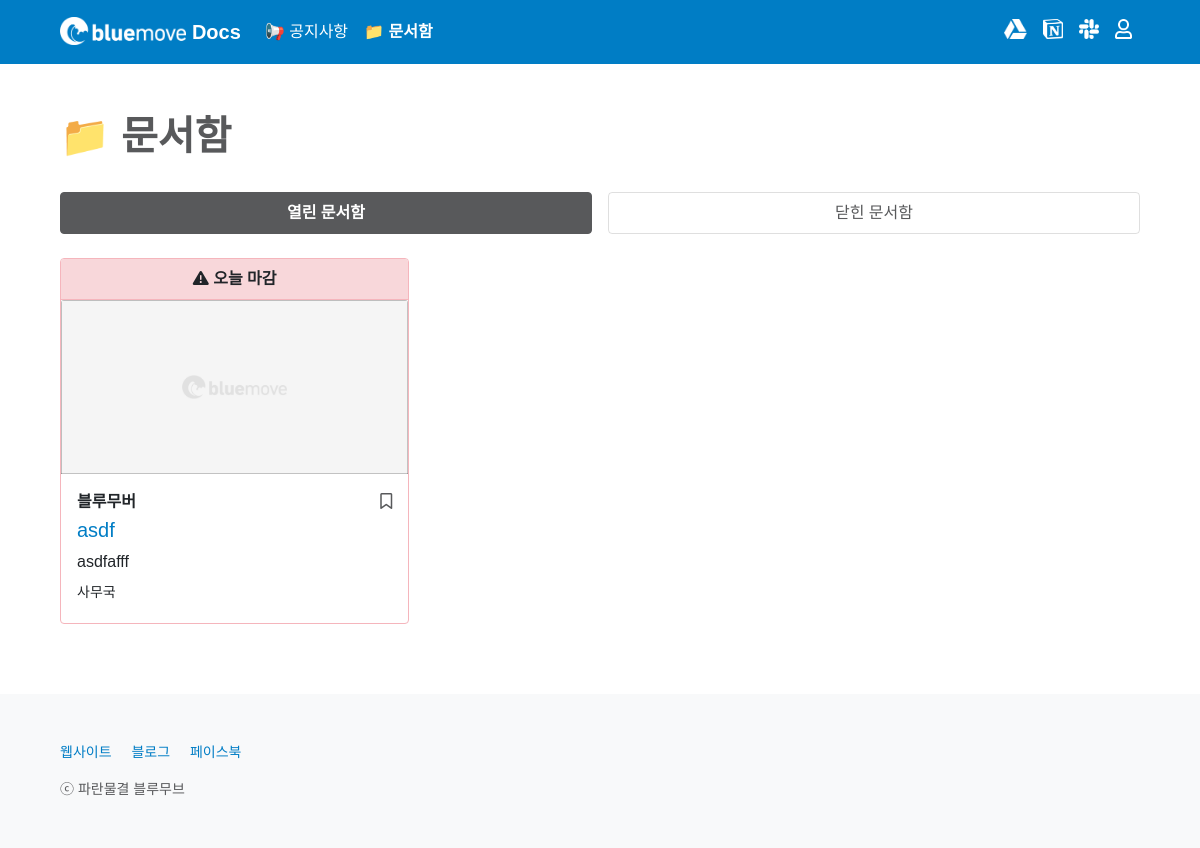
/box/, run on an earlier commit of the app's database.
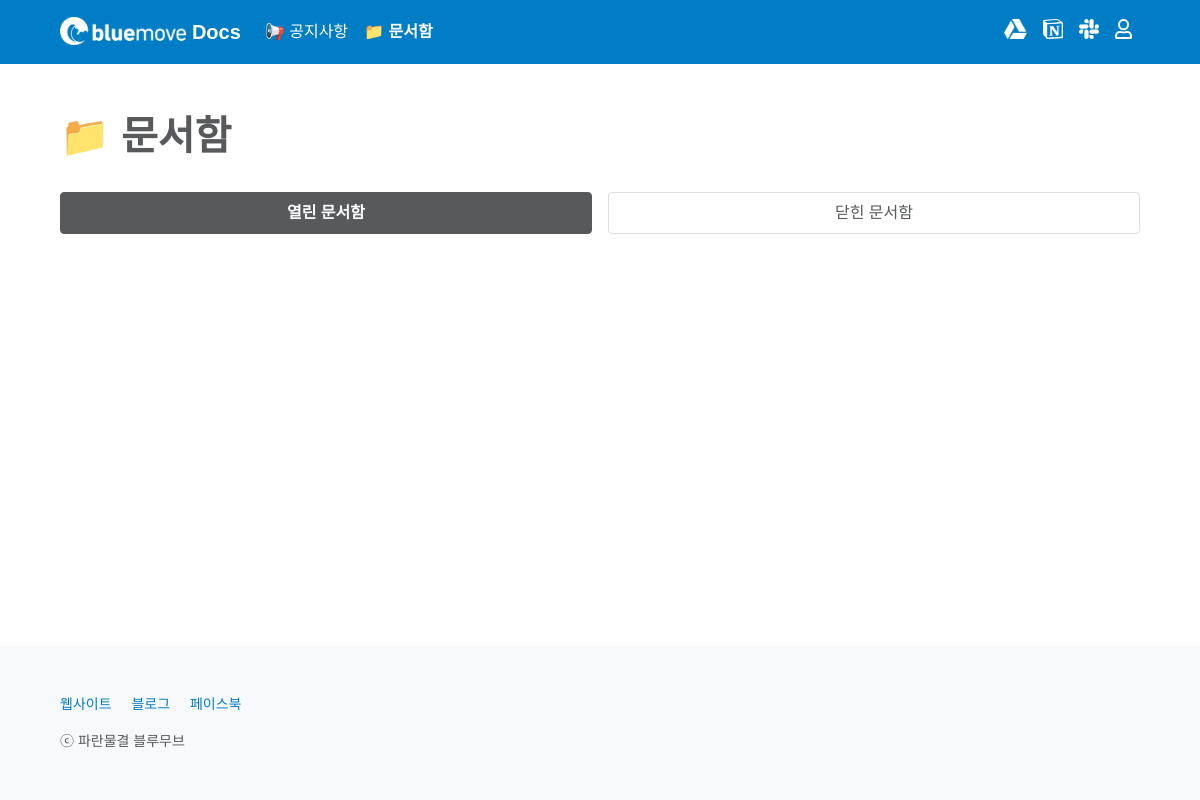
And on a later commit of the database.
### box/models.py (models this page shows, shortened)
class Box(models.Model):
    CATEGORY_CHOICES = {
        ('bluemover', '블루무버'),
        ('applicant', '블루무버 희망자'),
        ('posongvi', '뽀송비 학생')
    }
    title = models.CharField(max_length = 50)
    writer = models.ForeignKey(User, on_delete=models.CASCADE)
    category = models.CharField(max_length = 50, choices = CATEGORY_CHOICES)
    content = models.TextField()
    content_update_flag = models.BooleanField(default = False)
    image = models.ImageField(upload_to='images/')
    deadline = models.DateField()
    deadline_update_flag = models.BooleanField(default = False)
    created_at = models.DateField(auto_now_add = True)
    updated_at = models.DateField(auto_now = True)
    box_favorite_user_set = models.ManyToManyField(User, blank=True, related_name="box_favorite_user_set", through="Favorite")
    @property
    def deadline_is_tomorrow(self):
        return datetime.date.today() + datetime.timedelta(days = 1) == self.deadline
    @property
    def deadline_is_today(self):
        return datetime.date.today() == self.deadline
    @property
    def deadline_is_over(self):
        return datetime.date.today() > self.deadline

### box/views.py (the view)
# urls.py: path('', main, name='main'),
def main(request):
    all_boxes = Box.objects.order_by('deadline')
    return render(request, 'box/main.html', {'all_boxes': all_boxes})

### box/templates/box/main.html (shortened to what this page needs)
{% extends 'base.html' %}
{% block content %}
{% include 'shared/_navbar4box.html' %}
<main class="px-2 px-md-5">
    <div class="container-md mt-5">
        <h1 class="mb-4" style="font-weight: 600; color: #58595B;">📁 문서함</h1>
        {% include 'shared/_boxcard.html' %}
    </div>
</main>
{% endblock %}

### home/templates/shared/_boxcard.html (shortened to what this page needs)
<div class="pt-2">
    <ul class="nav nav-pills mb-3 nav-justified gap-3" id="pills-tab" role="tablist">
        <li class="nav-item mb-2" id="forBoxCSS" role="presentation">
            {% if not box.deadline_is_over %}
            <a class="nav-link active" id="pills-openedBox-tab" data-bs-toggle="pill" href="#pills-openedBox" role="tab" aria-controls="pills-home" aria-selected="true">열린 문서함</a>
            {% else %}
            <a class="nav-link" id="pills-openedBox-tab" data-bs-toggle="pill" href="#pills-openedBox" role="tab" aria-controls="pills-home" aria-selected="true">열린 문서함</a>
            {% endif %}
        </li>
        <li class="nav-item mb-2" id="forBoxCSS" role="presentation">
            {% if not box.deadline_is_over %}
            <a class="nav-link" id="pills-closedBox-tab" data-bs-toggle="pill" href="#pills-closedBox" role="tab" aria-controls="pills-profile" aria-selected="false">닫힌 문서함</a>
            {% else %}
            <a class="nav-link active" id="pills-closedBox-tab" data-bs-toggle="pill" href="#pills-closedBox" role="tab" aria-controls="pills-profile" aria-selected="false">닫힌 문서함</a>
            {% endif %}
        </li>
    </ul>
</div>
<div class="tab-content" id="pills-tabContent">
    {% if not box.deadline_is_over %}
    <div class="tab-pane fade show active" id="pills-openedBox" role="tabpanel" aria-labelledby="pills-openedBox-tab">
    {% else %}
    <div class="tab-pane fade" id="pills-openedBox" role="tabpanel" aria-labelledby="pills-openedBox-tab">
    {% endif %}
        <div class="row row-cols-1 row-cols-lg-3 row-cols-md-2 g-3">
            {% for box in all_boxes %}
            {% if box.deadline_is_over %}
            <div style="display: none;">
            {% else %}
            <div class="col">
            {% endif %}
                {% include 'shared/_boxcard_tabdata.html' %}
            </div>
            {% empty %}
            <div class="col"></div>
            <div class="col text-center"><br><h2 style="color: #CCCCCC; font-weight: 600;"><i class="far fa-folder-open"></i> 비어 있어요!</h2><p>문서함이 없습니다.</p></div>
            {% endfor %}
        </div>
    </div>
</div>

### home/templates/shared/_boxcard_tabdata.html (shortened to what this page needs)
{% if box.deadline_is_tomorrow %}
<div class="card h-100" style="border: 1px solid #FFD969;">
{% elif box.deadline_is_today %}
<div class="card h-100" style="border: 1px solid #F5B5BC;">
{% elif box.deadline_is_over %}
<div class="card h-100" style="border: 1px solid #bcbebf;">
{% else %}
<div class="card h-100">
{% endif %}
    {% if box.deadline_is_tomorrow %}
    <div class="card-header d-flex justify-content-center" style="background-color: #fff3cd; border-bottom: 1px solid #FFD969;">
        <p class="m-0" style="font-weight: 600;">
            <i class="fas fa-exclamation-triangle"></i>
            {% if box.deadline_update_flag %}
            내일 마감 (일정 변경)
            {% else %}
            내일 마감
            {% endif %}
        </p>
    </div>
    {% elif box.deadline_is_today %}
    <div class="card-header d-flex justify-content-center" style="background-color: #f8d7da; border-bottom: 1px solid #F5B5BC;">
        <p class="m-0" style="font-weight: 600;">
            <i class="fas fa-exclamation-triangle"></i>
            {% if box.deadline_update_flag %}
            오늘 마감 (일정 변경)
            {% else %}
            오늘 마감
            {% endif %}
        </p>
    </div>
    {% endif %}
    {% if box.image %}
    <div class="ratio" style="--aspect-ratio: 50%;"><a href="{% url 'box:read' box.id %}"><img src="{{ box.image.url }}" class="card-img-top" alt="문서함 이미지" style="height: 100%; object-fit: cover; object-position: 50% 50%;"></a></div>
    {% else %}
    <a href="{% url 'box:read' box.id %}"><img src="/static/images/1800x900-default.png" class="card-img-top" alt="문서함 이미지"></a>
    {% endif %}
    <div class="card-body mb-1">
        <div class="d-flex w-100 justify-content-between">
            <p class="card-text mb-1" style="font-weight: 600;">
                {% if box.category == 'bluemover' %}
                블루무버
                {% endif %}
            </p>
            {% if user.is_authenticated %}
            <a class="bookmark" href="{% url 'box:box_favorite' box.id %}?next={{ request.path }}">
                {% if user in box.box_favorite_user_set.all %}
                <p class="mb-1"><i class="fas fa-bookmark"></i></p>
                {% else %}
                <p class="mb-1"><i class="far fa-bookmark"></i></p>
                {% endif %}
            </a>
            {% else %}
            <a type="button" class="bookmark" data-bs-toggle="modal" data-bs-target="#listloginModal">
                <p class="mb-1"><i class="far fa-bookmark"></i></p>
            </a>
            {% endif %}
        </div>
        <h5 class="card-title"><a href="{% url 'box:read' box.id %}">{{ box.title }}</a></h5>
        <p class="card-text mb-2" style="overflow: hidden; text-overflow: ellipsis; display: -webkit-box; -webkit-line-clamp: 3; -webkit-box-orient: vertical;">
            {{ box.content }}
        </p>
        <div class="d-flex w-100 justify-content-between">
            <small>{{ box.writer.last_name }}{{ box.writer.first_name }}</small>
        </div>
    </div>
</div>

What changed in the data, as far as the page shows it:
no longer on this page (row edited): Box: deadline "2021-01-08" (drawn), category "블루무버", title "asdf", content "asdfafff", writer.first_name "사무국"
